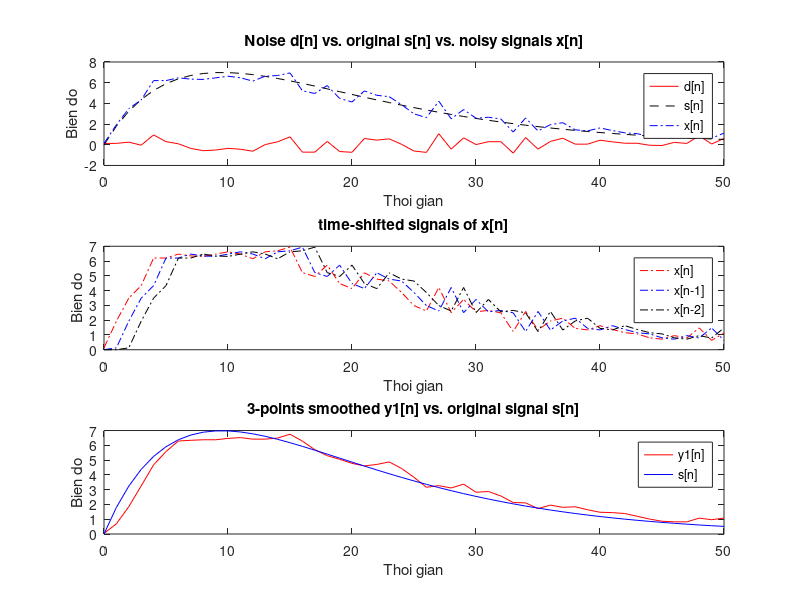
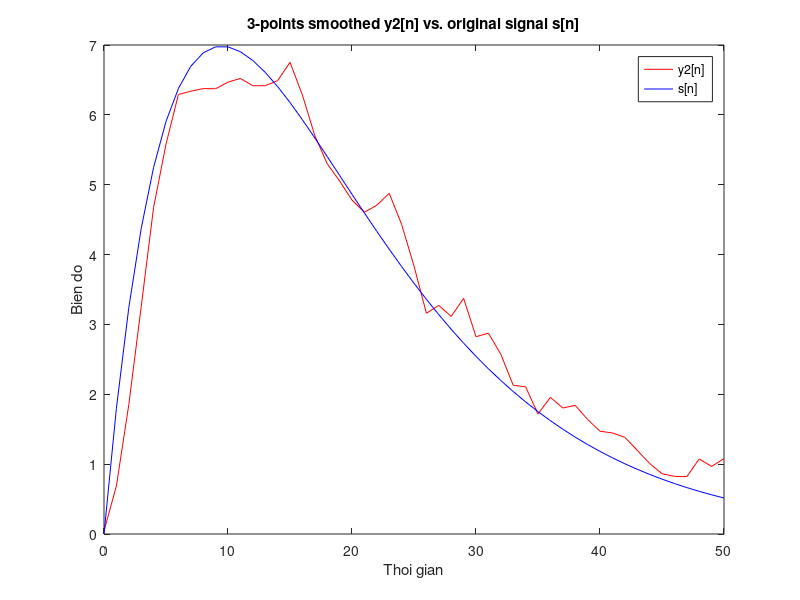
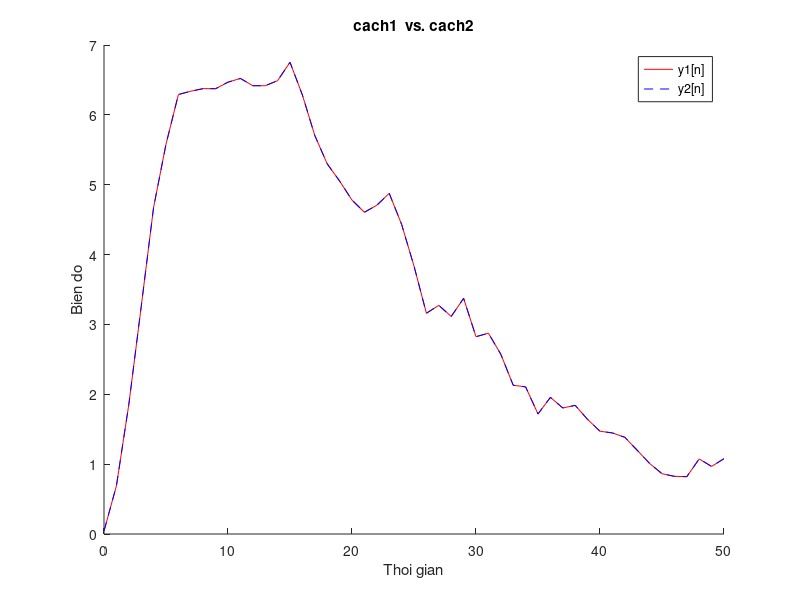
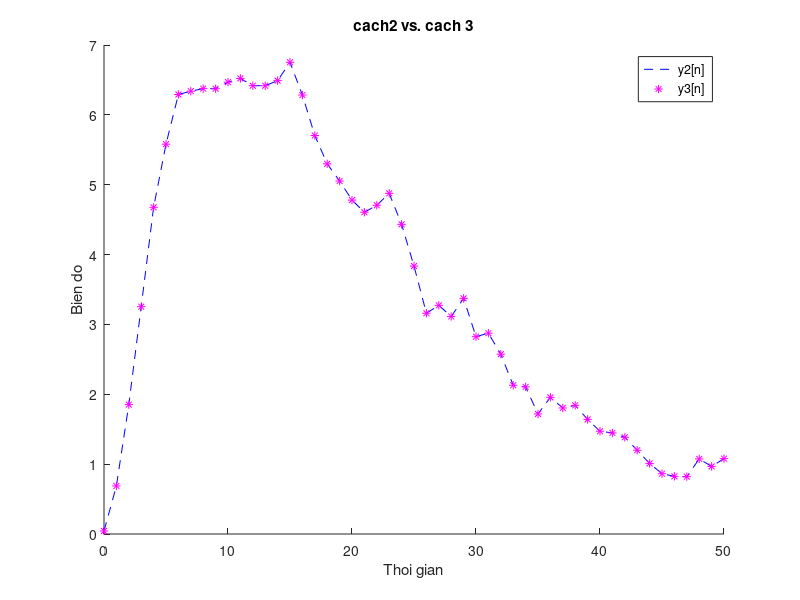

MATLAB code for these plots, in order:
% chuong trinh lam tron 1 tin hieu de khu nhieu 
% dung bo loc lay trung binh cong 3 diem (3-points moving-averaging filter)

% co PTSP: y[n] = 1/3(x[n]+x[n-1]+x[n-2])

% sinh tin hieu bi lan voi nhieu cong (additive noise)
clear all;
clf;                            % clear figures
L = 51;                         % do dai tin hieu
n = 0:L-1;                      % bien thoi gian roi rac
d = 0.5*randn(1,L);             % sinh tin hieu Gausian noise d[n] (0.5 la bien do nhieu)
s = 2*n.*(0.9.^n);              % sinh tin hieu goc s[n] = 2n(0.9)^n
x = s + d;                      % tin hieu co nhieu x[n]=s[n]+d[n]

% problem: co tin hieu bi nhieu x[n], di khoi phuc lai tin hieu goc s[n]
figure(1)                    
hold on
subplot(3,1,1)                 
plot(n,d,'r-',n,s,'k--',n,x,'b-.'); % ve do thi d[n],s[n],x[n]
xlabel('Thoi gian');
ylabel('Bien do');
legend('d[n]','s[n]','x[n]');
title('Noise d[n] vs. original s[n] vs. noisy signals x[n]');

% cach 1: cai dat he thong bang cach dich thoi gian va tinh TBC cua 3 tin hieu
x1 = [x];              % x1[n] = x[n]
x2 = [0, x(1:L-1)];    % x2[n] = x[n-1]
x3 = [0, 0, x(1:L-2)];  % x3[n] = x[n-2]

subplot(3,1,2)
% ve do thi x[n-1],x[n],x[n+1]
plot(n,x1,'r-.',n,x2,'b-.',n,x3,'k-.');
xlabel('Thoi gian');
ylabel('Bien do');
legend('x[n]','x[n-1]','x[n-2]');
title('time-shifted signals of x[n]');

% lenh cai dat he thong
y1 = 1/3*(x1+x2+x3);     
subplot(3,1,3)
% ve do thi y1[n] vs. s[n]
plot(n,y1(1:L),'r-',n,s(1:L),'b-');
xlabel('Thoi gian');
ylabel('Bien do');
legend('y1[n]','s[n]');
title('3-points smoothed y1[n] vs. original signal s[n]');

% cach 2: cai dat he thong bang cach dung ham tinh tong chap conv()
% ghep noi tiep he som 1 don vi va he lay TB cong nhan qua
h1 = 1/3 * ones(1,3);    % h[n] = [1/3, 1/3, 1/3]
y2 = conv(x1, h1);         % y2[n] = x1[n] * h[n]
% ve do thi y2[n] vs. s[n]
figure(2)
plot(n,y2(1:L),'r-',n,s(1:L),'b-');
xlabel('Thoi gian');
ylabel('Bien do');
legend('y2[n]','s[n]');
title('3-points smoothed y2[n] vs. original signal s[n]');

% ve do thi xep chong y1[n] va y2[n] de test
figure(3)
hold on
plot(n,y1(1:L),'r-',n,y2(1:L),'b--');
xlabel('Thoi gian');
ylabel('Bien do');
legend('y1[n]','y2[n]');
title('cach1  vs. cach2');


% Bo sung cach 3: su dung vong lap
% y[n] = 1/3(x[n]+x[n-1]+x[n-2])
% num = [1/3, 1/3, 1/3];
% den = [1,0,0];
% h2 = impz(num,den,L-1); => 50

M = length(h1);
N = length(x);
l = M+N-1;
y3 = zeros(1,l);
for m = 1: M
    for e = 1:N
        k=e+m-1;
        y3(k)=y3(k)+h1(m)*x(e);
    end
end

% ve do thi xep chong y2[n], y3[n] de test
figure(4)
hold on
plot(n,y2(1:L),'b--',n, y3(1:L),'m*');
xlabel('Thoi gian');
ylabel('Bien do');
legend('y2[n]', 'y3[n]');
title('cach2 vs. cach 3');

% cach 4: dung ham cai dat bo loc filter()???










